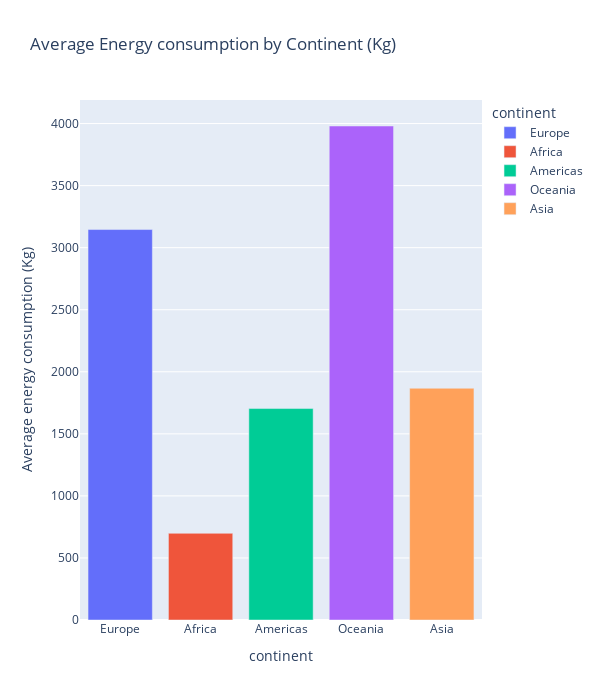

The cell this chart's notebook holds for it:
### Code cell
fig = pltx.bar(mean_dictionary_df,
               y="Average energy consumption (Kg)",
               x="continent",
               orientation="v",
               color="continent",
               width=600,
               height=700,
               title="Average Energy consumption by Continent (Kg)"
               )

fig.show()

### Figure 1 — Plotly figure (JSON) as saved in the notebook; plotly's stock layout.template omitted (floating-point values rounded to 4 significant figures)
{"data": [{"alignmentgroup": "True", "hovertemplate": "continent=%{x}<br>Average energy consumption (Kg)=%{y}<extra></extra>", "legendgroup": "Europe", "marker": {"color": "#636efa", "pattern": {"shape": ""}}, "name": "Europe", "offsetgroup": "Europe", "orientation": "v", "showlegend": true, "textposition": "auto", "type": "bar", "x": ["Europe"], "xaxis": "x", "y": [3146.0], "yaxis": "y"}, {"alignmentgroup": "True", "hovertemplate": "continent=%{x}<br>Average energy consumption (Kg)=%{y}<extra></extra>", "legendgroup": "Africa", "marker": {"color": "#EF553B", "pattern": {"shape": ""}}, "name": "Africa", "offsetgroup": "Africa", "orientation": "v", "showlegend": true, "textposition": "auto", "type": "bar", "x": ["Africa"], "xaxis": "x", "y": [698.5], "yaxis": "y"}, {"alignmentgroup": "True", "hovertemplate": "continent=%{x}<br>Average energy consumption (Kg)=%{y}<extra></extra>", "legendgroup": "Americas", "marker": {"color": "#00cc96", "pattern": {"shape": ""}}, "name": "Americas", "offsetgroup": "Americas", "orientation": "v", "showlegend": true, "textposition": "auto", "type": "bar", "x": ["Americas"], "xaxis": "x", "y": [1704.0], "yaxis": "y"}, {"alignmentgroup": "True", "hovertemplate": "continent=%{x}<br>Average energy consumption (Kg)=%{y}<extra></extra>", "legendgroup": "Oceania", "marker": {"color": "#ab63fa", "pattern": {"shape": ""}}, "name": "Oceania", "offsetgroup": "Oceania", "orientation": "v", "showlegend": true, "textposition": "auto", "type": "bar", "x": ["Oceania"], "xaxis": "x", "y": [3980.0], "yaxis": "y"}, {"alignmentgroup": "True", "hovertemplate": "continent=%{x}<br>Average energy consumption (Kg)=%{y}<extra></extra>", "legendgroup": "Asia", "marker": {"color": "#FFA15A", "pattern": {"shape": ""}}, "name": "Asia", "offsetgroup": "Asia", "orientation": "v", "showlegend": true, "textposition": "auto", "type": "bar", "x": ["Asia"], "xaxis": "x", "y": [1867.0], "yaxis": "y"}], "layout": {"barmode": "relative", "height": 700, "legend": {"title": {"text": "continent"}, "tracegroupgap": 0}, "title": {"text": "Average Energy consumption by Continent (Kg)"}, "width": 600, "xaxis": {"anchor": "y", "categoryarray": ["Europe", "Africa", "Americas", "Oceania", "Asia"], "categoryorder": "array", "domain": [0, 1], "title": {"text": "continent"}}, "yaxis": {"anchor": "x", "domain": [0, 1], "title": {"text": "Average energy consumption (Kg)"}}}}
